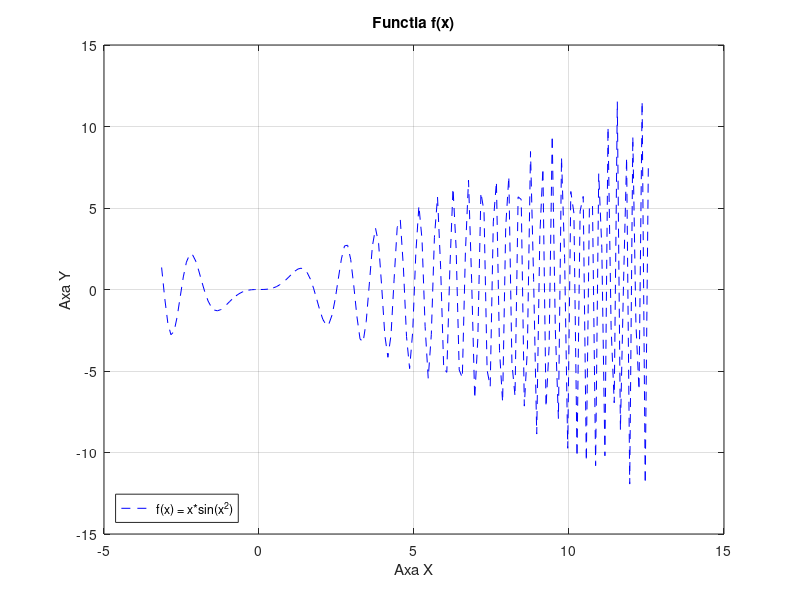
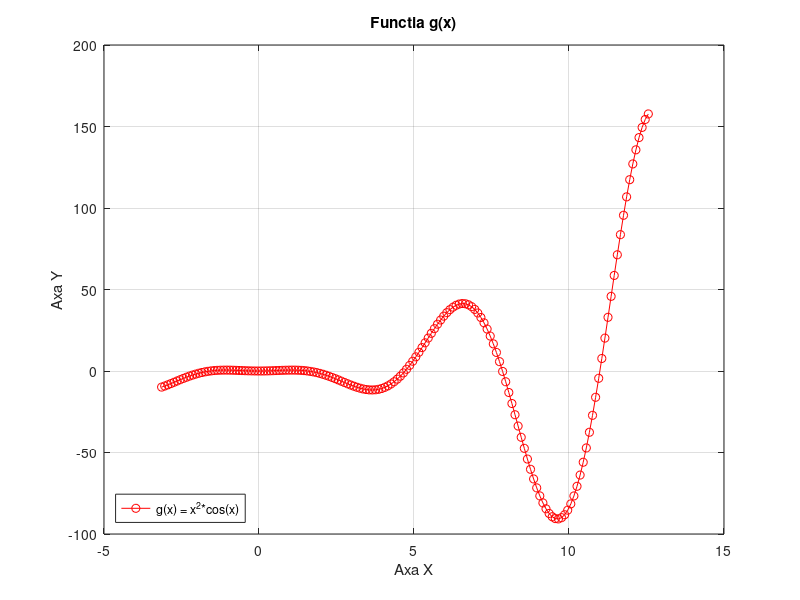
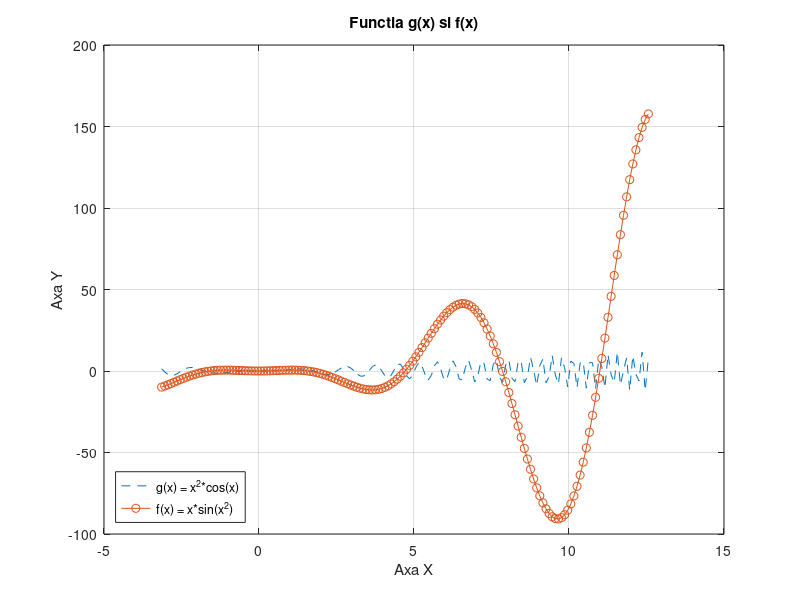
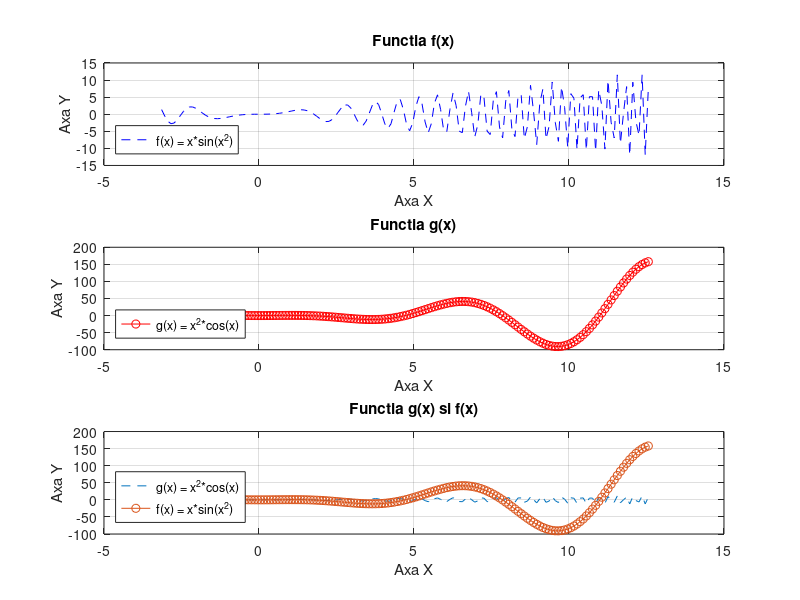

Here is the MATLAB script that generated these plots, in order:
clc ;
clear ;
close all;

% ex 2
x=[-pi:0.1:4*pi];
y=x.*sin(x.^2);
y1=x.^2 .*cos(x);

figure(1);
plot(x,y,'--','Color','b');
legend({'f(x) = x*sin(x^2)'},'Location','southwest');
grid on
title('Functia f(x)')
xlabel('Axa X')
ylabel('Axa Y')

figure(2);
plot(x,y1,'-o','Color','r');
grid on
legend({'g(x) = x^2*cos(x)'},'Location','southwest');
title('Functia g(x)')
xlabel('Axa X')
ylabel('Axa Y')

figure(3);
plot(x,y,'--',x,y1,'-o');
grid on;
title('Functia g(x) si f(x)')
legend({'g(x) = x^2*cos(x)','f(x) = x*sin(x^2)'},'Location','southwest');
xlabel('Axa X')
ylabel('Axa Y')

figure(4)
subplot(3,1,1)
x=[-pi:0.1:4*pi];
y=x.*sin(x.^2);
plot(x,y,'--','Color','b');
grid on;
legend({'f(x) = x*sin(x^2)'},'Location','southwest');
title('Functia f(x)')
xlabel('Axa X')
ylabel('Axa Y')

subplot(3,1,2)
x=[-pi:0.1:4*pi];
y1=x.^2 .*cos(x);
plot(x,y1,'-o','Color','r');
legend({'g(x) = x^2*cos(x)'},'Location','southwest');
grid on;
title('Functia g(x)')
xlabel('Axa X')
ylabel('Axa Y')

subplot(3,1,3)
x=[-pi:0.1:4*pi];
y=x.*sin(x.^2);
y1=x.^2 .*cos(x);
plot(x,y,'--',x,y1,'-o');
grid on
title('Functia g(x) si f(x)')
legend({'g(x) = x^2*cos(x)','f(x) = x*sin(x^2)'},'Location','southwest');
xlabel('Axa X')
ylabel('Axa Y')

figure(5)
subplot(1,3,1)
x=[-pi:0.1:4*pi];
y=x.*sin(x.^2);
plot(x,y,'--','Color','b');
legend({'f(x) = x*sin(x^2)'},'Location','southwest');
grid on;
title('Functia f(x)')
xlabel('Axa X')
ylabel('Axa Y')

subplot(1,3,2)
x=[-pi:0.1:4*pi];
y1=x.^2 .*cos(x);
plot(x,y1,'-o','Color','r');
legend({'g(x) = x^2*cos(x)'},'Location','southwest');
grid on;
title('Functia g(x)')
xlabel('Axa X')
ylabel('Axa Y')

subplot(1,3,3)
x=[-pi:0.1:4*pi];
y=x.*sin(x.^2);
y1=x.^2 .*cos(x);
plot(x,y,'--',x,y1,'-o');
grid on
title('Functia g(x) si f(x)')
legend({'g(x) = x^2*cos(x)','f(x) = x*sin(x^2)'},'Location','southwest');
xlabel('Axa X')
ylabel('Axa Y')

figure(6)
subplot(2,2,[2,4])
x=[-pi:0.1:4*pi];
y=x.*sin(x.^2);
y1=x.^2 .*cos(x);
plot(x,y,'--',x,y1,'-o');
grid on
title('Functia g(x) si f(x)')
legend({'g(x) = x^2*cos(x)','f(x) = x*sin(x^2)'},'Location','southwest');
xlabel('Axa X')
ylabel('Axa Y')

subplot(2,2,1)
x=[-pi:0.1:4*pi];
y1=x.^2 .*cos(x);
plot(x,y1,'-o','Color','r');
legend({'g(x) = ax^2*cos(x)'},'Location','southwest');
grid on;
title('Functia g(x)')
xlabel('Axa X')
ylabel('Axa Y')

subplot(2,2,3)
x=[-pi:0.1:4*pi];
y=x.*sin(x.^2);
plot(x,y,'--','Color','b');
legend({'f(x) = x*sin(x^2)'},'Location','southwest');
grid on;
title('Functia f(x)')
xlabel('Axa X')
ylabel('Axa Y')

figure(7)
subplot(2,2,[1,2])
x=[-pi:0.1:4*pi];
y=x.*sin(x.^2);
y1=x.^2 .*cos(x);
plot(x,y,'--',x,y1,'-o');
grid on
title('Functia g(x) si f(x)')
legend({'g(x) = x^2*cos(x)','f(x) = x*sin(x^2)'},'Location','southwest');
xlabel('Axa X')
ylabel('Axa Y')

subplot(2,2,3)
x=[-pi:0.1:4*pi];
y1=x.^2 .*cos(x);
plot(x,y1,'-o','Color','r');
legend({'g(x) = x^2*cos(x)'},'Location','southwest');
grid on;
title('Functia g(x)')
xlabel('Axa X')
ylabel('Axa Y')

subplot(2,2,4)
x=[-pi:0.1:4*pi];
y=x.*sin(x.^2);
plot(x,y,'--','Color','b');
legend({'f(x) = x*sin(x^2)'},'Location','southwest');
grid on;
title('Functia f(x)')
xlabel('Axa X')
ylabel('Axa Y')



% ex 3
figure(8)
x = [-pi:0.1:pi];
y = [-1:0.1:1];
[X, Y] = meshgrid(x, y);
z = 2 .*X .*sin(X .*Y) .*log(Y + 2);
mesh(X,Y,z)
legend({'z(x,y)= 2xsin(xy)ln(y+2)'},'Location','southwest');
grid on;
title('Functia z(x,y)')
xlabel('Axa X')
ylabel('Axa Y')
zlabel('Axa Z')

figure(9)
z = 2 .*X .*sin(X .*Y) .*log(Y + 2);
surf(X,Y,z)
legend({'z(x,y)= 2xsin(xy)ln(y+2)'},'Location','southwest');
grid on;
title('Functia z(x,y)')
xlabel('Axa X')
ylabel('Axa Y')
zlabel('Axa Z')

figure(10)
z = 2 .*X .*sin(X .*Y) .*log(Y + 2);
surf(X, Y, z);
legend({'z(x,y)= 2xsin(xy)ln(y+2)'},'Location','southwest');
grid on;
title('Functia z(x,y)')
xlabel('Axa X')
ylabel('Axa Y')
zlabel('Axa Z')


figure(11)
z = 2 .*X .*sin(X .*Y) .*log(Y + 2);
surf(X, Y, z);
legend({'z(x,y)= 2xsin(xy)ln(y+2)'},'Location','southwest');
grid on;
title('Functia z(x,y)')
xlabel('Axa X')
ylabel('Axa Y')
zlabel('Axa Z')


figure(12)
z = 2 .*X .*sin(X .*Y) .*log(Y + 2);
contour(X,Y,z)
legend({'z(x,y)= 2xsin(xy)ln(y+2)'},'Location','southwest');
grid on;
title('Functia z(x,y)')
xlabel('Axa X')
ylabel('Axa Y')
zlabel('Axa Z')

figure(13)
z = 2 .*X .*sin(X .*Y) .*log(Y + 2);
contourf(X,Y,z)
legend({'z(x,y)= 2xsin(xy)ln(y+2)'},'Location','southwest');
grid on;
title('Functia z(x,y)')
xlabel('Axa X')
ylabel('Axa Y')
zlabel('Axa Z')

figure(14)
z = 2 .*X .*sin(X .*Y) .*log(Y + 2);
contour3(X,Y,z)
legend({'z(x,y)= 2xsin(xy)ln(y+2)'},'Location','southwest');
grid on;
title('Functia z(x,y)')
xlabel('Axa X')
ylabel('Axa Y')
zlabel('Axa Z')



